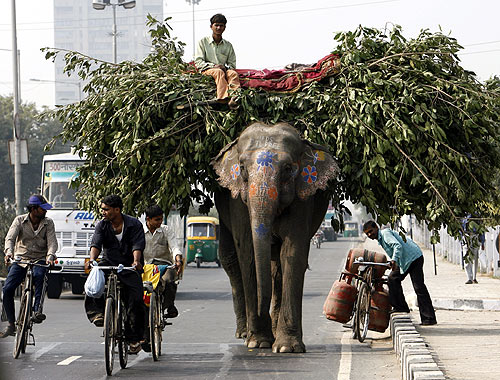
#> input picture input_image.jpg, 500 x 380 px, found by its file name
$ python dilation.py
#> lines starting #> are read from the running program, lines starting #| are printed output that depends on the picture
import cv2
import numpy as np
mat = cv2.imread("E:\\DIP\\input_image.jpg")
#> mat is the input picture: shape (380, 500, 3); mean B, G, R 109.5, 118.3, 120.8
#print(mat)
if mat is None:
    print("Error: Image cannot be loaded")
    exit(0);
else:
    print("Image read successfully")

mat = cv2.cvtColor(mat,cv2.COLOR_BGR2HSV)
#> mat: shape (380, 500, 3); mean H, S, V 50.7, 68.1, 123.7

height,breadth,channel = mat.shape
#> height = 380; breadth = 500; channel = 3
img = np.zeros((height,breadth),dtype = np.uint8)
print(img.shape)
#| (380, 500)
for j in range(height):
    for k in range(breadth):
        pixel = mat[j,k];
        if((pixel[0] >= 0 and pixel[0] <= 28) and (pixel[1] >= 60 and pixel[1] <= 75) and (pixel[2] >= 0 and pixel[2] <= 200)):
            img[j,k] = 255
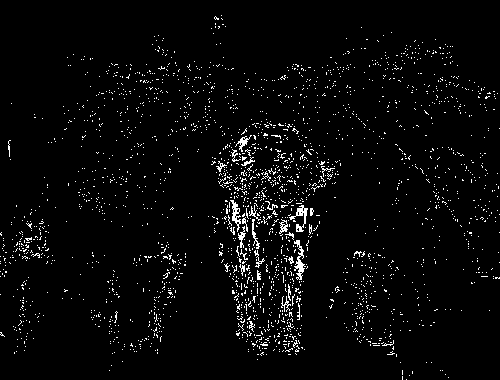
#> img: shape (380, 500); 3.3% white in thin lines or dots

def add_padding(img):
    height,breadth = img.shape
#> height = 380; breadth = 500
    new_img = np.zeros((height + 2,breadth + 2))
    h,b = new_img.shape
#> h = 382; b = 502
    for i in range(height):
        for j in range(breadth):
            new_img[i+1][j+1] = img[i][j]
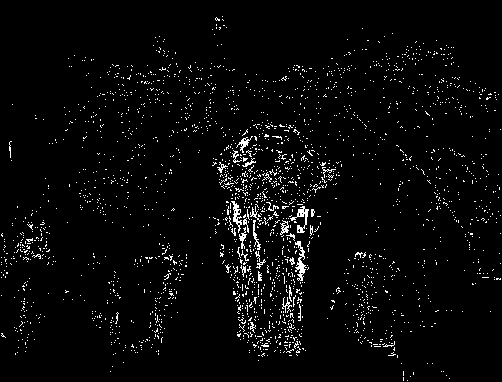
#> new_img: shape (382, 502) float64; 3.3% white in thin lines or dots
    #print(new_img.shape)
    new_img[0][0] = img[0][0]
    new_img[h-1][b-1] = img[height-1][breadth-1]
    new_img[0][b-1] = img[0][breadth-1]
    new_img[h-1][0] = img[height-1][0]
    for i in range(1,h-1):
        new_img[i][0] = img[i-1][0]
        new_img[i][h-1] = img[i-1][height-1]
#> new_img: shape (382, 502) float64; 3.3% white in thin lines or dots
    for j in range(1,b-1):
        new_img[0][j] = img[0][j-1]
        new_img[0][b-1] = img[0][breadth-1]
    return new_img
kernel = np.array(((255,255),(255,255)))
print(kernel)
img = add_padding(img)
center = (1,1)
def dilation(temp_img,kernel):
    height,breadth = temp_img.shape
#> height = 382; breadth = 502
    dilated_image = np.zeros((height,breadth))
    #print(eroded_image)
    k_height,k_breadth = kernel.shape
    for i in range(1,height-2):
        for j in range(1,breadth-2):
            flag = False
            for k in range(k_height):
                for l in range(k_breadth):
                    if(temp_img[i+k][j+l] == 255 and kernel[k][l] == 255):
                        flag = True;
                        dilated_image[i+1][j+1] = 255;
                        break
                if(flag):
                    break
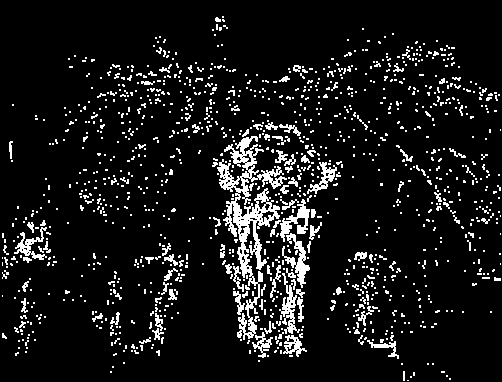
#> dilated_image: shape (382, 502) float64; 9.1% white in thin lines or dots

    return dilated_image

temp = dilation(img,kernel)
cv2.namedWindow("image", cv2.WINDOW_AUTOSIZE)
cv2.namedWindow("original_image", cv2.WINDOW_AUTOSIZE)
#WINDOW_NORMAL let you resize the window

cv2.imshow("image",temp)
cv2.imshow("original_image",img)
cv2.waitKey(0);

cv2.destroyAllWindows()
